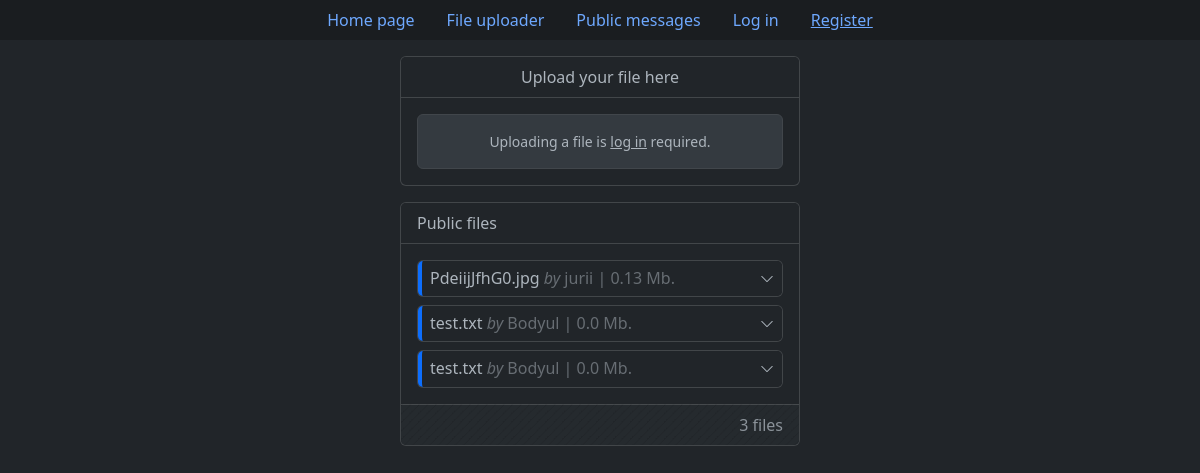
The page /upload_file on the database its author committed.
### tables this page shows
CREATE TABLE "files" (
    "id" integer,
    "original_file_name" text NOT NULL,
    "unique_file_name" text NOT NULL,
    "size_in_bytes" integer NOT NULL,
    "owner_id" text NOT NULL,
    "privacy" text NOT NULL,
    "upload_date" text NOT NULL,
    "expires" text NOT NULL,
    "description" text,
    FOREIGN KEY("owner_id") REFERENCES "users"("id") ON DELETE CASCADE ON UPDATE CASCADE,
    PRIMARY KEY("ID" AUTOINCREMENT)
);

CREATE TABLE users (
    id integer primary key autoincrement,
    username text not null unique,
    password_hash blob not null
);

### app.py (the view, shortened to what this page needs)
@app.route("/upload_file", methods=["GET", "POST"])
def upload_file():
    if request.method == "GET":
        db = get_db()
        cur = db.cursor()
        public_files = cur.execute("""
            SELECT f.id, original_file_name, unique_file_name, size_in_bytes,
                   owner_id, privacy, strftime("%d.%m.%Y %H:%M", upload_date) upload_date,
                   strftime("%d.%m.%Y %H:%M", expires) expires, description, username
            FROM files f
            LEFT JOIN users u ON f.owner_id = u.id
            WHERE privacy = 'Public'
            ORDER BY datetime(upload_date) DESC
        """).fetchall()
        user_files = None
        return render_template("pages/upload_file.html", user_files=user_files, public_files=public_files)

### app.py (called while the page is built)
def connect_db():
    con = sqlite3.connect(app.config["DB_PATH"])
    con.row_factory = sqlite3.Row
    return con

def get_db():
    if not hasattr(g, "db"):
        g.db = connect_db()
    return g.db

@app.teardown_request
def teardown_db(error):
    if hasattr(g, "db"):
        g.db.close()

### templates/pages/upload_file.html (shortened to what this page needs)
{% extends 'base.html' %}
{% if not validations %}
    {% set file_validation = "" %}
    {% set accessibility_validation = "" %}
    {% set expiration_validation = "" %}
    {% set description_validation = "" %}
    {% set file_feedback = "" %}
    {% set accessibility_feedback = "" %}
    {% set expiration_feedback = "" %}
    {% set description_feedback = "" %}
{% else %}
    {% set file_validation = "is-invalid" if not validations["file"]["check"] else "" %}
    {% set accessibility_validation = "is-invalid" if not validations["accessibility"]["check"] else "" %}
    {% set expiration_validation = "is-invalid" if not validations["expiration"]["check"] else "" %}
    {% set description_validation = "is-invalid" if not validations["description"]["check"] else "" %}
    {% set file_feedback = validations["file"]["feedback"] %}
    {% set accessibility_feedback = validations["accessibility"]["feedback"] %}
    {% set expiration_feedback = validations["expiration"]["feedback"] %}
    {% set description_feedback = validations["description"]["feedback"] %}
{% endif %}
{% block content %}
	<div class="card col-md-4 offset-md-4 mb-3">
		<div class="card-header text-center bg-dark fs-6 mb-3">
			Upload your file here
		</div>
		{% if not current_user.is_authenticated %}
			<div class="card-body ps-3 pe-3 pt-0 pb-0">
				<div class="card card-body mb-3 bg-body-secondary border border-secondary-subtle text-center"
					 style="font-size: .875rem;">
					<p class="mb-0">
						Uploading a file is <a href="{{ url_for('log_in', next=url_for('upload_file')) }}"
												class="link-body"
												style="color: var(--bs-body-color);">log in</a> required.
					</p>
				</div>
			</div>
		{% endif %}
	</div>
	<div class="card col-md-4 offset-md-4 mb-3">
		<div class="card-header text-start bg-dark fs-6">
			Public files
		</div>
		<div id="public-files-container" class="card-body pb-0">
			{% if public_files %}
				{% for file in public_files %}
					{% set privacy_text_color = 'text-primary-emphasis' %}
					{% set privacy_border_color = 'border-primary' %}
					<div class="accordion accordion-dark-small">
						<div class="accordion-item mb-2">
							<h2 class="accordion-header">
								<button class="accordion-button collapsed shadow-none d-flex justify-content-between
										border-start border-4 {{ privacy_border_color }}"
										type="button" data-bs-toggle="collapse"
										data-bs-target="#collapsePublicFile{{ file['id'] }}" aria-expanded="true"
										aria-controls="collapsePublicFile{{ file['id'] }}">
									<span class="d-inline-block text-truncate py-2">
										{{ file['original_file_name'] }}
									</span>
									<span class="text-body-tertiary">
										&nbsp;<i>by</i> {{ file['username'] }} | {{ (file['size_in_bytes'] / (1024 * 1024))|round(2) }} Mb.
									</span>
								</button>
							</h2>
														{% set file_link = url_for('download_file', unique_file_name=file['unique_file_name'], _external=True) %}
						</div>
					</div>
				{% endfor %}
			{% else %}
				<div>
					<div class="card card-body text-center py-1 mb-2" style="font-size: .875rem;">
						Nothing yet here.
					</div>
				</div>
			{% endif %}
		</div>
		<div class="card-footer bg-stripes-body mt-2">
			<div class="row g-0 align-items-center">
				<div class="col-md-12 text-end text-body-secondary">
					<span>
						<span id="public-files-total">{{ public_files|length }}</span> files
					</span>
				</div>
			</div>
		</div>
	</div>
{% endblock %}

### static/css/style.css (style rules this page uses)
.link-body { color: #adb5bd!important; }
.bg-stripes-body { background-image: linear-gradient(135deg, #212529 8.33%, #252a2e 8.33%, #252a2e 50%, #212529 50%, #212529 58.33%, #252a2e 58.33%, #252a2e 100%); background-size: 8.49px 8.49px; }
.accordion-dark-small { --bs-accordion-bg: var(--bs-body-bg); --bs-accordion-border-color: var(--bs-border-color-translucent); --bs-accordion-active-bg: var(--bs-tertiary-bg); --bs-accordion-active-color: var(--bs-body-color); --bs-accordion-btn-bg: var(--bs-body-bg); --bs-accordion-btn-icon-width: 0.875rem; --bs-accordion-btn-padding-x: 0.5rem; --bs-accordion-btn-padding-y: 0rem; }

### rows shown on the page
files: original_file_name "PdeiijJfhG0.jpg", username "jurii", (file['size_in_bytes']/(1024*1024))|round(2) "0.13"
files: original_file_name "test.txt", username "Bodyul", (file['size_in_bytes']/(1024*1024))|round(2) "0.0"
files: original_file_name "test.txt", username "Bodyul", (file['size_in_bytes']/(1024*1024))|round(2) "0.0"

### other values the page prints
{{ public_files|length }} "3"
